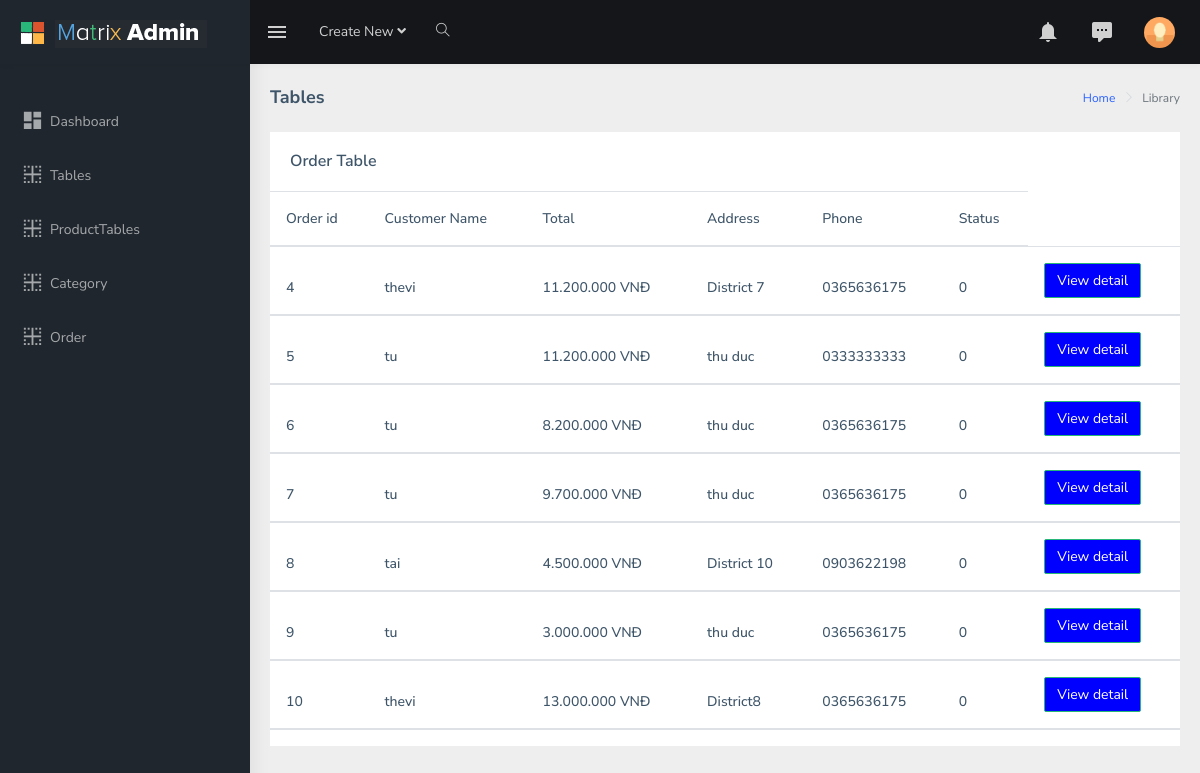
/Adminpage/view/orderTable.php, run on the app's committed database.
### tables this page shows
CREATE TABLE IF NOT EXISTS `order_product` (
  `order_id` int(30) NOT NULL AUTO_INCREMENT,
  `user_id` int(30) NOT NULL,
  `total` float NOT NULL,
  `address` varchar(100) NOT NULL,
  `phone` varchar(12) NOT NULL,
  `status` int(11) NOT NULL,
  PRIMARY KEY (`order_id`),
  KEY `user_id` (`user_id`)
);

CREATE TABLE IF NOT EXISTS `users` (
  `user_id` int(30) NOT NULL AUTO_INCREMENT,
  `username` varchar(100) NOT NULL,
  `password` varchar(64) NOT NULL,
  `gmail` varchar(100) DEFAULT NULL,
  `vaitro` int(2) NOT NULL,
  PRIMARY KEY (`user_id`)
);

### Adminpage/Util/MySQLUtil.php (called while the page is built, shortened)
<?php
class MySQLUtil
{
    private $servername;
    private $password;
    private $username;
    private $myDB;
    public function __construct()
    {
        $this->servername = "localhost";
        $this->password = "";
        $this->username = "root";
        $this->myDB = "doanthaylam";
    }
    public function connected()
    {
        try {
            $this->conn = new PDO("mysql:host=$this->servername;port=3306;dbname=$this->myDB", $this->username, $this->password);
            $this->conn->setAttribute(PDO::ATTR_ERRMODE, PDO::ERRMODE_EXCEPTION);
            return $this->conn;
        } catch (PDOException $e) {
            echo "Connection failed: " . $e->getMessage();
        }
    }
    public function getData($query, $username)
    {
        $dbCon = new MySQLUtil();
        $pdo = $dbCon->connected();
        $stmt = $pdo->prepare($query);
        $stmt->execute($username);
        return $stmt->fetch();
    }
    public function getAllData($query)
    {
        $dbCon = new MySQLUtil();
        $pdo = $dbCon->connected();
        $stmt = $pdo->prepare($query);
        $stmt->execute();
        return $stmt->fetchAll();
    }
}

### Adminpage/model/Order_product.php (called while the page is built, shortened)
<?php
    include_once('../util/MySQLUtil.php');
    class Order_product{
        public function getAllOrder(){
            $mysql=new MySQLUtil();
            $query = "select * from order_product";
            $data= $mysql->getAllData($query);
            return $data;
        }
    }
?>

### Adminpage/model/User.php (called while the page is built, shortened)
<?php
include_once '../util/MySQLUtil.php';
class User
{
    public function getUserNameById($id){
        $mysql = new MySQLUtil();
        $query = "select username from users where user_id = :user_id";
        $data = ['user_id' => $id];
        return $mysql->getData($query, $data);
    }
}

### Adminpage/Util/LDTUtil.php (called while the page is built, shortened)
<?php
 function formatPrice($gia)
{
    return number_format($gia,0,",","."). " VNĐ";
}

### Adminpage/view/orderTable.php (the view, shortened to what this page needs)
<!DOCTYPE html>
<html dir="ltr" lang="en">
<head>
    <link rel="stylesheet" type="text/css" href="assets/extra-libs/multicheck/multicheck.css">
    <link href="assets/libs/datatables.net-bs4/css/dataTables.bootstrap4.css" rel="stylesheet">
    <link href="dist/css/style.min.css" rel="stylesheet">
</head>
<body>
    <div id="main-wrapper">
        <header class="topbar" data-navbarbg="skin5">
            <nav class="navbar top-navbar navbar-expand-md navbar-dark">
                <div class="navbar-header" data-logobg="skin5">
                    <a class="navbar-brand" href="index.html">
                        <b class="logo-icon p-l-10">
                            <img src="assets/images/logo-icon.png" alt="homepage" class="light-logo" />
                        </b>
                        <span class="logo-text">
                             <img src="assets/images/logo-text.png" alt="homepage" class="light-logo" />
                        </span>
                    </a>
                </div>
                <div class="navbar-collapse collapse" id="navbarSupportedContent" data-navbarbg="skin5">
                    <ul class="navbar-nav float-left mr-auto">
                        <li class="nav-item d-none d-md-block"><a class="nav-link sidebartoggler waves-effect waves-light" href="javascript:void(0)" data-sidebartype="mini-sidebar"><i class="mdi mdi-menu font-24"></i></a></li>
                        <li class="nav-item dropdown">
                            <a class="nav-link dropdown-toggle" href="#" id="navbarDropdown" role="button" data-toggle="dropdown" aria-haspopup="true" aria-expanded="false">
                             <span class="d-none d-md-block">Create New <i class="fa fa-angle-down"></i></span>
                            </a>
                        </li>
                        <li class="nav-item search-box"> <a class="nav-link waves-effect waves-dark" href="javascript:void(0)"><i class="ti-search"></i></a>
                        </li>
                    </ul>
                    <ul class="navbar-nav float-right">
                        <li class="nav-item dropdown">
                            <a class="nav-link dropdown-toggle waves-effect waves-dark" href="" data-toggle="dropdown" aria-haspopup="true" aria-expanded="false"> <i class="mdi mdi-bell font-24"></i>
                            </a>
                        </li>
                        <li class="nav-item dropdown">
                            <a class="nav-link dropdown-toggle waves-effect waves-dark" href="" id="2" data-toggle="dropdown" aria-haspopup="true" aria-expanded="false"> <i class="font-24 mdi mdi-comment-processing"></i>
                            </a>
                        </li>
                        <li class="nav-item dropdown">
                            <a class="nav-link dropdown-toggle text-muted waves-effect waves-dark pro-pic" href="" data-toggle="dropdown" aria-haspopup="true" aria-expanded="false"><img src="assets/images/users/1.jpg" alt="user" class="rounded-circle" width="31"></a>
                        </li>
                    </ul>
                </div>
            </nav>
        </header>
        <aside class="left-sidebar" data-sidebarbg="skin5">
            <div class="scroll-sidebar">
                <?php
                        include"slidebar.php"
                    ?>
            </div>
        </aside>
        <div class="page-wrapper">
            <div class="page-breadcrumb">
                <div class="row">
                    <div class="col-12 d-flex no-block align-items-center">
                        <h4 class="page-title">Tables</h4>
                        <div class="ml-auto text-right">
                            <nav aria-label="breadcrumb">
                                <ol class="breadcrumb">
                                    <li class="breadcrumb-item"><a href="#">Home</a></li>
                                    <li class="breadcrumb-item active" aria-current="page">Library</li>
                                </ol>
                            </nav>
                        </div>
                    </div>
                </div>
            </div>
            <div class="container-fluid">
                <div class="row">
                    <div class="col-12">
                        <div class="card">
                            <div class="card-body">
                                <h5 class="card-title m-b-0">Order Table</h5>
                            </div>
                            <table class="table">
                                  <thead>
                                    <tr>
                                      <th scope="col">Order id</th>
                                      <th scope="col">Customer Name</th>
                                      <th scope="col">Total</th>
                                      <th scope="col">Address</th>
                                      <th scope="col">Phone</th>
                                      <th scope="col">Status</th>
                                      <?php
                                      include_once '../model/Order_product.php';
                                      include_once '../model/User.php';
                                      include_once '../util/LDTUtil.php';
                                      $user=new User("","","","","");
                                      $order=new Order_product("","","","","","");
                                      $listorder=$order->getAllOrder();
                                      foreach($listorder as $item){
                                         $name= $user->getUserNameById($item['user_id']);
                                        echo '<tr>
                                        <th scope="col">'.$item['order_id'].'</th>
                                        <th scope="col">'.$name['username'].'</th>
                                        <th scope="col">'.formatPrice($item['total']).'</th>
                                        <th scope="col">'.$item['address'].'</th>
                                        <th scope="col">'.$item['phone'].'</th>
                                        <th scope="col">'.$item['status'].'</th>
                                          </form>
                                      <form method="POST" action="orderDetailTable">
                                      <input type="hidden" name="order_id" value="'.$item["order_id"].'">
                                      <th scope="col"><input class="btn btn-success btn_delete" style="background-color:blue" name="btn_action" type="submit" value="View detail"></input>
                                      </th>';
                                      }
                                      ?>
                                    </tr>
                                  </thead>
                            </table>
                        </div>
            </div>
        </div>
    </div>
</body>
</html>

### Adminpage/view/slidebar.php (shortened to what this page needs)
<nav class="sidebar-nav">
                    <ul id="sidebarnav" class="p-t-30">
                        <li class="sidebar-item"> <a class="sidebar-link waves-effect waves-dark sidebar-link" href="index.php" aria-expanded="false"><i class="mdi mdi-view-dashboard"></i><span class="hide-menu">Dashboard</span></a></li>
                        <li class="sidebar-item"> <a class="sidebar-link waves-effect waves-dark sidebar-link" href="tables.php" aria-expanded="false"><i class="mdi mdi-border-inside"></i><span class="hide-menu">Tables</span></a></li>
                        <li class="sidebar-item"> <a class="sidebar-link waves-effect waves-dark sidebar-link" href="producttables.php" aria-expanded="false"><i class="mdi mdi-border-inside"></i><span class="hide-menu">ProductTables</span></a></li>
                        <li class="sidebar-item"> <a class="sidebar-link waves-effect waves-dark sidebar-link" href="categorytables.php" aria-expanded="false"><i class="mdi mdi-border-inside"></i><span class="hide-menu">Category</span></a></li>
                       <li class="sidebar-item"> <a class="sidebar-link waves-effect waves-dark sidebar-link" href="ordertable.php" aria-expanded="false"><i class="mdi mdi-border-inside"></i><span class="hide-menu">Order</span></a></li>
                    </ul>
                </nav>

### data on the page
order_product: order_id "4", user.username "thevi", total "11.200.000 VNĐ", address "District 7", phone "0365636175", status "0"
order_product: order_id "5", user.username "tu", total "11.200.000 VNĐ", address "thu duc", phone "0333333333", status "0"
order_product: order_id "6", user.username "tu", total "8.200.000 VNĐ", address "thu duc", phone "0365636175", status "0"
order_product: order_id "7", user.username "tu", total "9.700.000 VNĐ", address "thu duc", phone "0365636175", status "0"
order_product: order_id "8", user.username "tai", total "4.500.000 VNĐ", address "District 10", phone "0903622198", status "0"
order_product: order_id "9", user.username "tu", total "3.000.000 VNĐ", address "thu duc", phone "0365636175", status "0"
order_product: order_id "10", user.username "thevi", total "13.000.000 VNĐ", address "District8", phone "0365636175", status "0"
